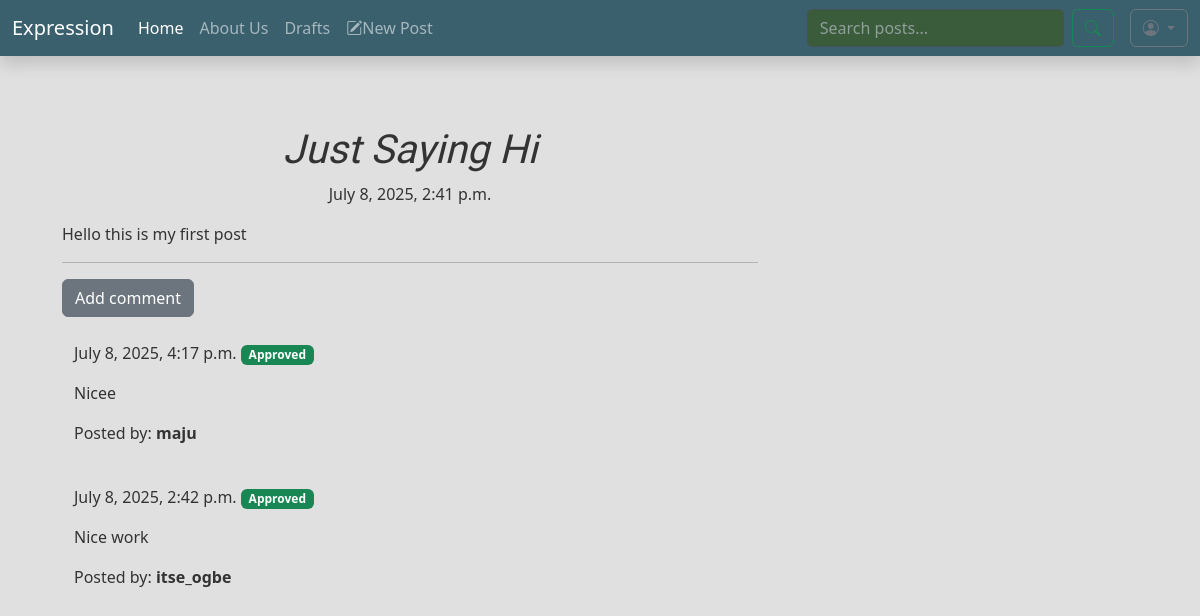
The app's page /post/1/ with its own data.
### Main_Blog/models.py (models this page shows, shortened)
class Post(models.Model):
    author = models.ForeignKey(settings.AUTH_USER_MODEL, on_delete=models.CASCADE)
    title = models.CharField(max_length=200)
    text = models.TextField()
    created_date = models.DateTimeField(default=timezone.now)
    published_date = models.DateTimeField(blank=True, null=True)
    class Meta:
        ordering = ['-published_date']

class Comment(models.Model):
     post = models.ForeignKey('Main_Blog.Post', related_name='comments', on_delete=models.CASCADE)
     author = models.ForeignKey(settings.AUTH_USER_MODEL, on_delete=models.CASCADE)
     text = models.TextField()
     created_date = models.DateTimeField(default=timezone.now)
     approved_comment = models.BooleanField(default=False)
     class Meta:
          ordering = ['-created_date']

### accounts/models.py (models this page shows)
class CustomUser(AbstractUser):
    profile_pic = models.ImageField(upload_to='profile_pics/', default='default_profile_pic.jpg', blank=True, null=True)
    def __str__(self):
        return self.username

### Main_Blog/views.py (the view)
# urls.py: path('post/<int:pk>/', views.PostDetailView.as_view(), name='post_detail'),
class PostDetailView(DetailView):
    model = Post

### Main_Blog/templates/Main_Blog/post_detail.html (shortened to what this page needs)
<!DOCTYPE html>
{% extends 'base.html'%}
{%block body_block%}
<div class="container post-detail-container">
    <h1 class="posttitle color-changing-text">{{post.title}}</h1>
    {% if post.published_date%}
    <div class="date postdate">
        {{post.published_date}}
    </div>
    {% else %}
    <a href="{% url 'publish_post' pk=post.pk %}" class="btn btn-outline-success">Publish</a>
    {% endif %}
    <p class='postcontent' >{{ post.text|safe|linebreaksbr }}</p>
  <hr>
  <a class="btn btn-secondary btn-comment" href="{% url 'add_comment' pk=post.pk %}">Add comment</a>
  <div class="container">
  {% for comment in post.comments.all %}
  <br>
      {% if user.is_authenticated or comment.approved_comment %}
              {{ comment.created_date }}
              {% if not comment.approved_comment %}
                <span class="badge bg-warning">Pending Approval</span>
                {% if user == comment.post.author %}
                  <a class="btn btn-danger" href="{% url 'delete_comment' pk=comment.pk %}"><i class="bi bi-x"></i></a>
                  <a class="btn btn-success" href="{% url 'approve_comment' pk=comment.pk %}"><i class="bi bi-check"></i></a>
                {% endif %}
                {% else %}
                <span class="badge bg-success">Approved</span>
              {% endif %}
          <p>{{ comment.text|safe|linebreaks }}</p>
          <p>Posted by: <strong>{{ comment.author }}</strong></p>
      {% endif %}
  {% empty %}
      <p>No comments posted.</p>
  {% endfor %}
</div>
</div>
{%endblock%}

### Main_Blog/static/styles.css (style rules this page uses)
html { scroll-behavior: smooth; height: 100%; }
body { font-family: 'Segoe UI', sans-serif; background-color: #E0E0E0; color: #333; margin: 0; padding: 0; }
.postdate { text-align: center; }
.posttitle { text-align: center; text-decoration: none; font-family: "Kanit", sans-serif; font-weight: 500; font-style: italic; }
.postcontent { font-family: 'Montserrat'; font-size: 1.5em; }
.btn-comment { right: 100px; }
.post-detail-container { margin: auto; padding: 20px; max-width: 800px; }

### records on screen
Post: title "Just Saying Hi", published_date "July 8, 2025, 2:41 p.m.", text "Hello this is my first post"
Comment: created_date "July 8, 2025, 4:17 p.m.", approved_comment "Approved", text "Nicee", author "maju"
Comment: created_date "July 8, 2025, 2:42 p.m.", approved_comment "Approved", text "Nice work", author "itse_ogbe"
